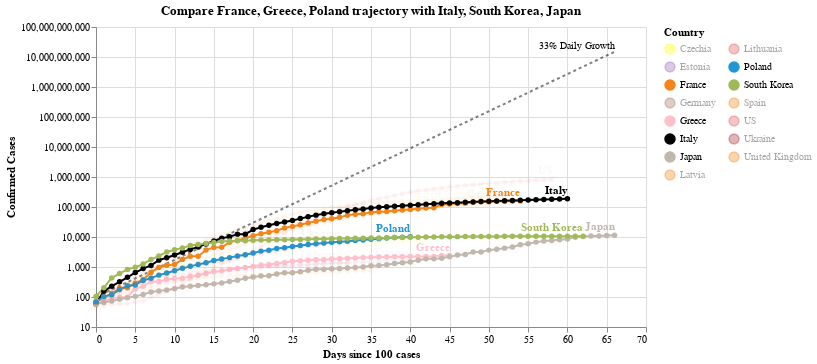

Notebook code cell kept with this figure:
### Code cell
#hide_input
chart2 = make_since_chart(['France', 'Greece', 'Poland'])
chart2

### Figure 1 — Vega-Lite specification as saved in the notebook (floating-point values rounded to 4 significant figures; data arrays with more than 128 entries replaced by an {"elided": "..."} marker saying what was removed)
{"config": {"view": {"continuousWidth": 400, "continuousHeight": 300}}, "layer": [{"mark": {"type": "line", "color": "black", "opacity": 0.5, "strokeDash": [3, 3]}, "encoding": {"x": {"type": "quantitative", "field": "Days since 100 cases"}, "y": {"type": "quantitative", "field": "Confirmed Cases"}}}, {"mark": {"type": "text", "align": "right", "dy": -6, "fontSize": 10, "text": "33% Daily Growth"}, "encoding": {"x": {"type": "quantitative", "field": "Days since 100 cases"}, "y": {"type": "quantitative", "field": "Confirmed Cases"}}, "transform": [{"filter": "(datum['Days since 100 cases'] >= 66)"}]}, {"data": {"name": "data-99769d98d713033b0538aa6b2269e0fd"}, "mark": {"type": "line", "point": true}, "encoding": {"color": {"type": "nominal", "field": "Country", "legend": {"columns": 2}, "scale": {"domain": ["Czechia", "Estonia", "France", "Germany", "Greece", "Italy", "Japan", "Latvia", "Lithuania", "Poland", "South Korea", "Spain", "US", "Ukraine", "United Kingdom"], "range": ["yellow", "#9467bd", "#F58518", "#9D755D", "pink", "black", "#C1B7AD", "#F58518", "#E45756", "#2495D3", "#A1BA59", "#F58518", "#E45756", "brown", "#F58518"]}}, "opacity": {"condition": {"value": 1, "selection": "selector005"}, "value": 0.05}, "tooltip": [{"type": "nominal", "field": "Country"}, {"type": "temporal", "field": "Date"}, {"type": "quantitative", "field": "Confirmed Cases"}, {"type": "quantitative", "field": "Days since 100 cases"}], "x": {"type": "quantitative", "field": "Days since 100 cases"}, "y": {"type": "quantitative", "field": "Confirmed Cases", "scale": {"type": "log"}}}, "selection": {"selector005": {"type": "multi", "fields": ["Country"], "bind": "legend", "init": [{"Country": "France"}, {"Country": "Greece"}, {"Country": "Poland"}, {"Country": "Italy"}, {"Country": "South Korea"}, {"Country": "Japan"}]}}, "width": 550}, {"data": {"name": "data-99769d98d713033b0538aa6b2269e0fd"}, "mark": {"type": "text", "align": "right", "dy": -8, "fontWeight": "bold"}, "encoding": {"color": {"type": "nominal", "field": "Country", "legend": {"columns": 2}, "scale": {"domain": ["Czechia", "Estonia", "France", "Germany", "Greece", "Italy", "Japan", "Latvia", "Lithuania", "Poland", "South Korea", "Spain", "US", "Ukraine", "United Kingdom"], "range": ["yellow", "#9467bd", "#F58518", "#9D755D", "pink", "black", "#C1B7AD", "#F58518", "#E45756", "#2495D3", "#A1BA59", "#F58518", "#E45756", "brown", "#F58518"]}}, "opacity": {"condition": {"value": 1, "selection": "selector005"}, "value": 0.05}, "text": {"type": "nominal", "field": "Country"}, "tooltip": [{"type": "nominal", "field": "Country"}, {"type": "temporal", "field": "Date"}, {"type": "quantitative", "field": "Confirmed Cases"}, {"type": "quantitative", "field": "Days since 100 cases"}], "x": {"type": "quantitative", "field": "Days since 100 cases"}, "y": {"type": "quantitative", "field": "Confirmed Cases", "scale": {"type": "log"}}}, "transform": [{"filter": "(datum['Date'] >= 1587513600000)"}], "width": 550}], "data": {"name": "data-f6528ddb0ede261e2d07ba61412c8d60"}, "title": "Compare France, Greece, Poland trajectory with Italy, South Korea, Japan", "$schema": "https://vega.github.io/schema/vega-lite/v4.0.2.json", "datasets": {"data-f6528ddb0ede261e2d07ba61412c8d60": [{"Days since 100 cases": 0, "Confirmed Cases": 100.0}, {"Days since 100 cases": 1, "Confirmed Cases": 133.0}, {"Days since 100 cases": 2, "Confirmed Cases": 176.9}, {"Days since 100 cases": 3, "Confirmed Cases": 235.3}, {"Days since 100 cases": 4, "Confirmed Cases": 312.9}, {"Days since 100 cases": 5, "Confirmed Cases": 416.2}, {"Days since 100 cases": 6, "Confirmed Cases": 553.5}, {"Days since 100 cases": 7, "Confirmed Cases": 736.1}, {"Days since 100 cases": 8, "Confirmed Cases": 979.1}, {"Days since 100 cases": 9, "Confirmed Cases": 1302.0}, {"Days since 100 cases": 10, "Confirmed Cases": 1732.0}, {"Days since 100 cases": 11, "Confirmed Cases": 2303.0}, {"Days since 100 cases": 12, "Confirmed Cases": 3064.0}, {"Days since 100 cases": 13, "Confirmed Cases": 4074.0}, {"Days since 100 cases": 14, "Confirmed Cases": 5419.0}, {"Days since 100 cases": 15, "Confirmed Cases": 7207.0}, {"Days since 100 cases": 16, "Confirmed Cases": 9586.0}, {"Days since 100 cases": 17, "Confirmed Cases": 12750.0}, {"Days since 100 cases": 18, "Confirmed Cases": 16960.0}, {"Days since 100 cases": 19, "Confirmed Cases": 22550.0}, {"Days since 100 cases": 20, "Confirmed Cases": 29990.0}, {"Days since 100 cases": 21, "Confirmed Cases": 39890.0}, {"Days since 100 cases": 22, "Confirmed Cases": 53060.0}, {"Days since 100 cases": 23, "Confirmed Cases": 70560.0}, {"Days since 100 cases": 24, "Confirmed Cases": 93850.0}, {"Days since 100 cases": 25, "Confirmed Cases": 124800.0}, {"Days since 100 cases": 26, "Confirmed Cases": 166000.0}, {"Days since 100 cases": 27, "Confirmed Cases": 220800.0}, {"Days since 100 cases": 28, "Confirmed Cases": 293700.0}, {"Days since 100 cases": 29, "Confirmed Cases": 390600.0}, {"Days since 100 cases": 30, "Confirmed Cases": 519500.0}, {"Days since 100 cases": 31, "Confirmed Cases": 690900.0}, {"Days since 100 cases": 32, "Confirmed Cases": 918900.0}, {"Days since 100 cases": 33, "Confirmed Cases": 1222000.0}, {"Days since 100 cases": 34, "Confirmed Cases": 1625000.0}, {"Days since 100 cases": 35, "Confirmed Cases": 2162000.0}, {"Days since 100 cases": 36, "Confirmed Cases": 2875000.0}, {"Days since 100 cases": 37, "Confirmed Cases": 3824000.0}, {"Days since 100 cases": 38, "Confirmed Cases": 5086000.0}, {"Days since 100 cases": 39, "Confirmed Cases": 6764000.0}, {"Days since 100 cases": 40, "Confirmed Cases": 8996000.0}, {"Days since 100 cases": 41, "Confirmed Cases": 11970000.0}, {"Days since 100 cases": 42, "Confirmed Cases": 15910000.0}, {"Days since 100 cases": 43, "Confirmed Cases": 21170000.0}, {"Days since 100 cases": 44, "Confirmed Cases": 28150000.0}, {"Days since 100 cases": 45, "Confirmed Cases": 37440000.0}, {"Days since 100 cases": 46, "Confirmed Cases": 49790000.0}, {"Days since 100 cases": 47, "Confirmed Cases": 66230000.0}, {"Days since 100 cases": 48, "Confirmed Cases": 88080000.0}, {"Days since 100 cases": 49, "Confirmed Cases": 117100000.0}, {"Days since 100 cases": 50, "Confirmed Cases": 155800000.0}, {"Days since 100 cases": 51, "Confirmed Cases": 207200000.0}, {"Days since 100 cases": 52, "Confirmed Cases": 275600000.0}, {"Days since 100 cases": 53, "Confirmed Cases": 366600000.0}, {"Days since 100 cases": 54, "Confirmed Cases": 487500000.0}, {"Days since 100 cases": 55, "Confirmed Cases": 648400000.0}, {"Days since 100 cases": 56, "Confirmed Cases": 862400000.0}, {"Days since 100 cases": 57, "Confirmed Cases": 1147000000.0}, {"Days since 100 cases": 58, "Confirmed Cases": 1525000000.0}, {"Days since 100 cases": 59, "Confirmed Cases": 2029000000.0}, {"Days since 100 cases": 60, "Confirmed Cases": 2698000000.0}, {"Days since 100 cases": 61, "Confirmed Cases": 3589000000.0}, {"Days since 100 cases": 62, "Confirmed Cases": 4773000000.0}, {"Days since 100 cases": 63, "Confirmed Cases": 6348000000.0}, {"Days since 100 cases": 64, "Confirmed Cases": 8443000000.0}, {"Days since 100 cases": 65, "Confirmed Cases": 11230000000.0}, {"Days since 100 cases": 66, "Confirmed Cases": 14940000000.0}], "data-99769d98d713033b0538aa6b2269e0fd": {"elided": "735 records"}}}
